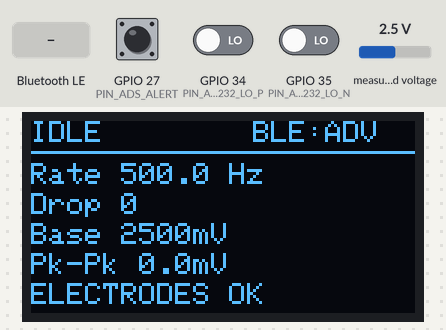
A sketch run on a simulated ESP32. Parts: 128×64 one-colour display. Wiring (inferred from the names in the program): ADS1115 converter at I2C address 0x48. The inputs (shaded band) are chosen by the test bench; at power-on: GPIO 34 (PIN_AD8232_LO_P) LOW, GPIO 35 (PIN_AD8232_LO_N) LOW, GPIO 27 (PIN_ADS_ALERT) HIGH, measured voltage 2.5 V. Nothing arrives over Bluetooth unless stated; a phone connects over Bluetooth LE 3 s after start; what the sketch prints to the serial monitor is not drawn.

Above: at 3.3 s.
3.4 s: GPIO 34 (PIN_AD8232_LO_P) driven HIGH
At 4.0 s:
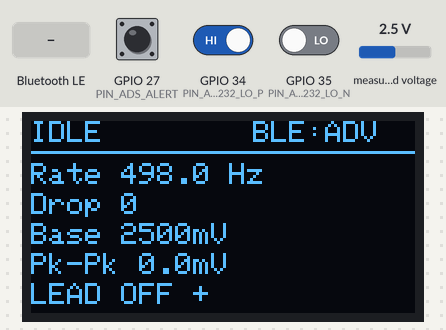
6.4 s: GPIO 35 (PIN_AD8232_LO_N) driven HIGH
At 6.9 s:
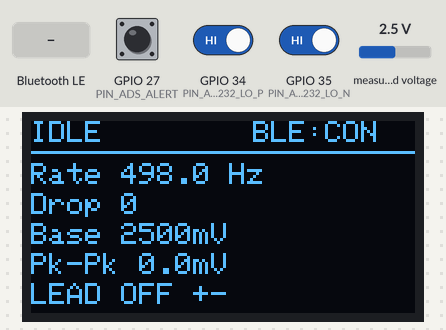
9.4 s: GPIO 34 (PIN_AD8232_LO_P) driven LOW
At 10.39 s:
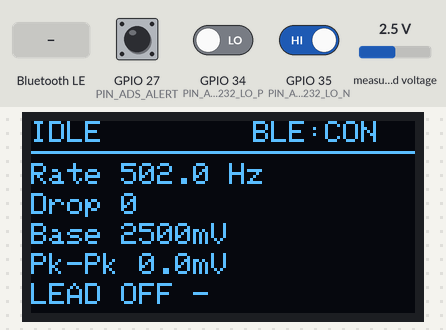
12.4 s: GPIO 35 (PIN_AD8232_LO_N) driven LOW
At 15.3 s:
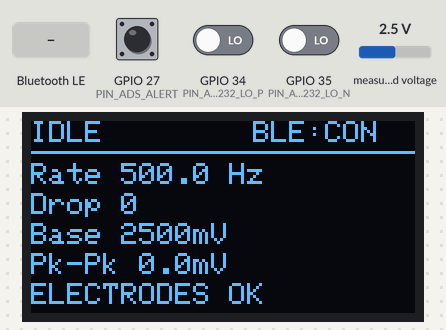
15.4 s: Bluetooth LE write "n" received
18.4 s: GPIO 34 (PIN_AD8232_LO_P) driven HIGH
At 18.68 s:
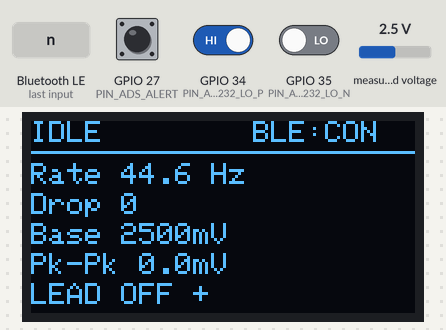
Timing chart, 0 to 20.9 s (numbered marks = the images above; inputs shaded):
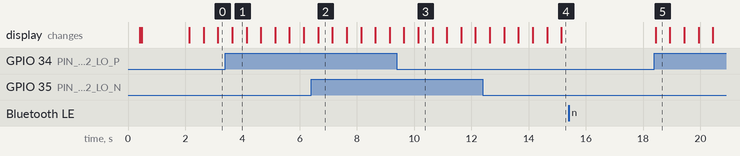

Measured:
- after the input at 3.4 s, the display: changes after 0.24 s (image 1)
- after the input at 9.4 s, the display: first changes after 0.24 s (image 3 shows a later state)
- after the input at 12.4 s, the display: first changes after 0.24 s (image 4 shows a later state)
- after the input at 15.4 s, every drawn part: stays the same
- after the input at 18.4 s, the display: changes at once (image 5)
- what the display in image 1 shows lasts 0.5 s, from 3.6 s to 4.1 s

The sketch:

ASV_Firmware.ino
```cpp
/**
 * ============================================================================
 *  ASV - A Silent Voice
 *  ESP32 EMG acquisition firmware  --  ARDUINO IDE BUILD
 * ============================================================================
 *
 *  Chain:  jaw/facial electrodes -> AD8232 -> ADS1115 (A0) -> ESP32 -> USB CSV
 *                                                                  \-> BLE status
 *
 *  Board  : ESP32 Dev Module (DOIT ESP32 DEVKIT V1)
 *  Serial : 921600 baud
 *  Libs   : Adafruit SSD1306, Adafruit GFX  (ADS1115 is driven directly here)
 *
 *  Read docs/ARDUINO_IDE_SETUP.md before flashing - the partition scheme
 *  MUST be changed or the BLE build will not fit.
 *
 *  Type 'h' in the Serial Monitor for the command list.
 * ============================================================================
 */

#include <Arduino.h>
#include <Wire.h>

#include "asv_config.h"
#include "asv_adc.h"
#include "asv_oled.h"
#include "asv_ble.h"
#include "asv_diag.h"

// ============================================================================
// RUNTIME STATE
// ============================================================================
static bool     g_streaming   = false;
static bool     g_monitor     = false;
static bool     g_adcOk       = false;

// OLED word prediction show state
static char     g_predictedWord[16] = "";
static uint32_t g_predictionShowUntilMs = 0;
static bool     g_readingWord = false;
static char     g_serialBuf[32];
static uint8_t  g_serialIdx = 0;

static uint32_t g_lastUiMs    = 0;
static uint32_t g_lastBleMs   = 0;
static uint32_t g_lastMonMs   = 0;

// rolling window used for the measured-rate / peak-to-peak readouts
static uint32_t g_winStartMs  = 0;
static uint32_t g_winCount    = 0;
static double   g_winSum      = 0;
static int16_t  g_winMin      = 32767;
static int16_t  g_winMax      = -32768;
static float    g_measuredHz  = 0;
static float    g_baselineMv  = 0;
static float    g_ppMv        = 0;
static int16_t  g_lastValue   = 0;
static uint16_t g_lastFlags   = 0;
static uint32_t g_totalOut    = 0;

// ============================================================================
// HELPERS
// ============================================================================
static void printBanner() {
  Serial.println();
  Serial.println(F("============================================================"));
  Serial.println(F("  ASV - A SILENT VOICE   |   EMG ACQUISITION FIRMWARE"));
  Serial.println(F("============================================================"));
  Serial.print  (F("  firmware   : ")); Serial.println(F(ASV_FW_VERSION));
  Serial.print  (F("  build      : ")); Serial.print(F(__DATE__)); Serial.print(' '); Serial.println(F(__TIME__));
  Serial.print  (F("  chip       : ")); Serial.print(ESP.getChipModel());
  Serial.print  (F(" rev ")); Serial.print(ESP.getChipRevision());
  Serial.print  (F(", ")); Serial.print(ESP.getCpuFreqMHz()); Serial.println(F(" MHz"));
  Serial.print  (F("  free heap  : ")); Serial.println(ESP.getFreeHeap());
  Serial.print  (F("  ADC bus    : SDA=GPIO")); Serial.print(PIN_I2C_SDA);
  Serial.print  (F(" SCL=GPIO")); Serial.print(PIN_I2C_SCL);
  Serial.print  (F(" @ ")); Serial.print(I2C_FREQ_HZ / 1000); Serial.println(F(" kHz"));
#if ASV_ENABLE_OLED && ASV_OLED_ON_SECOND_BUS
  Serial.print  (F("  OLED bus   : SDA=GPIO")); Serial.print(PIN_I2C1_SDA);
  Serial.print  (F(" SCL=GPIO")); Serial.print(PIN_I2C1_SCL);
  Serial.print  (F(" @ ")); Serial.print(I2C1_FREQ_HZ / 1000); Serial.println(F(" kHz"));
#endif
  Serial.print  (F("  ALRT/RDY   : GPIO")); Serial.println(PIN_ADS_ALERT);
#if ASV_HAS_AD8232
  Serial.print  (F("  AD8232 LO  : LO+=GPIO")); Serial.print(PIN_AD8232_LO_P);
  Serial.print  (F("  LO-=GPIO")); Serial.println(PIN_AD8232_LO_N);
#endif
  Serial.println(F("============================================================"));
}

static void printStatusLine() {
  AsvAdcStats *st = asvAdcStats();
  Serial.print(F("[STATUS] "));
  Serial.print(g_streaming ? F("STREAMING") : F("IDLE"));
  Serial.print(F(" | mode=")); Serial.print(asvAdcModeName());
  Serial.print(F(" | rate=")); Serial.print(g_measuredHz, 1); Serial.print(F("Hz"));
  Serial.print(F(" | base=")); Serial.print(g_baselineMv, 1); Serial.print(F("mV"));
  Serial.print(F(" | pp=")); Serial.print(g_ppMv, 2); Serial.print(F("mV"));
  Serial.print(F(" | drops=")); Serial.print(st->dropped);
  Serial.print(F(" | i2cerr=")); Serial.print(st->i2c_errors);
  Serial.print(F(" | ble=")); Serial.print(asvBleStateName());
  Serial.print(F(" | leadoff="));
  Serial.print((g_lastFlags & ASV_FLAG_LO_P) ? F("+") : F("."));
  Serial.print((g_lastFlags & ASV_FLAG_LO_N) ? F("-") : F("."));
  Serial.println();
}

static void streamHeader() {
  // Lines starting with '#' are ignored by ml/acquisition/serial_reader.py
  Serial.println();
  Serial.print(F("# ASV_STREAM v2 ts_unit=us channels="));
  Serial.print(ASV_NUM_CHANNELS);
  Serial.print(F(" fs="));
  Serial.print(asvAdcMode() == ASV_MODE_RDY_IRQ ? ASV_SPS : ASV_POLL_FALLBACK_HZ);
  Serial.print(F(" uv_per_lsb="));
  Serial.print(asvAdcVoltsPerLsb() * 1e6f, 4);
  Serial.print(F(" mode="));
  Serial.println(asvAdcMode() == ASV_MODE_RDY_IRQ ? F("rdy_irq") : F("polled"));
  Serial.println(F("# columns: timestamp_us,ch0_counts"));
  Serial.println(F("--- START DATA ---"));
}

static void startStream() {
  if (g_streaming) return;
  g_monitor = false;
  asvAdcResetStats();
  AsvSample junk;
  while (asvAdcPop(junk)) {}
  g_totalOut = 0;
  streamHeader();
  g_streaming = true;
}

static void stopStream() {
  if (!g_streaming) return;
  g_streaming = false;
  Serial.println(F("--- END DATA ---"));
  AsvAdcStats *st = asvAdcStats();
  Serial.print(F("# samples_out=")); Serial.print(g_totalOut);
  Serial.print(F(" produced=")); Serial.print(st->produced);
  Serial.print(F(" dropped=")); Serial.print(st->dropped);
  Serial.print(F(" i2c_errors=")); Serial.print(st->i2c_errors);
  Serial.print(F(" dt_min_us=")); Serial.print(st->min_dt_us == 0xFFFFFFFF ? 0 : st->min_dt_us);
  Serial.print(F(" dt_max_us=")); Serial.println(st->max_dt_us);
  Serial.println();
}

// ============================================================================
// UTTERANCE CAPTURE (BLE)
// ============================================================================
// The app asks for one utterance ('c'), we buffer it here as samples drain out
// of the ADC ring, then burst it over BLE. This is what makes the device usable
// with only a phone: no USB link, and no classifier on the ESP32 either - the
// phone owns the model. Continuous BLE streaming still does not work and is not
// what this does; see asv_config.h.
static int16_t  g_capBuf[ASV_CAPTURE_MAX_SAMPLES];
static uint16_t g_capCount   = 0;
static uint16_t g_capTarget  = 0;
static bool     g_capturing  = false;

static void startCapture() {
  if (g_capturing) return;
  g_capTarget = (uint16_t)(ASV_CAPTURE_SECONDS * ASV_SPS);
  if (g_capTarget > ASV_CAPTURE_MAX_SAMPLES) g_capTarget = ASV_CAPTURE_MAX_SAMPLES;
  g_capCount  = 0;
  g_capturing = true;
  Serial.print(F("[CAP] capturing "));
  Serial.print(g_capTarget);
  Serial.println(F(" samples"));
}

// Called once the buffer is full. Sends on core 0; the sampler keeps running on
// core 1 throughout, so the next capture is unaffected.
static void finishCapture() {
  g_capturing = false;
  Serial.print(F("[CAP] sending "));
  Serial.print(g_capCount);
  Serial.println(F(" samples over BLE"));
  asvBleSendCapture(g_capBuf, g_capCount, (uint16_t)ASV_SPS);
  Serial.println(F("[CAP] done"));
}

// ============================================================================
// COMMANDS
// ============================================================================
static void handleCommand(char c) {
  switch (c) {
    case 'h': case 'H': asvDiagPrintHelp(); break;

    case 't': case 'T':
      stopStream();
      asvDiagRunSelfTest();
      break;

    case 'i': case 'I':
      asvDiagI2cScan(Wire, "bus A (ADS1115)", PIN_I2C_SDA, PIN_I2C_SCL);
#if ASV_ENABLE_OLED && ASV_OLED_ON_SECOND_BUS
      asvDiagI2cScan(Wire1, "bus B (OLED)", PIN_I2C1_SDA, PIN_I2C1_SCL);
#endif
      break;

    case 'n': case 'N': {
      stopStream();
      Serial.println(F("\n[NOISE] Measuring for 3 s - stay completely still..."));
      AsvSignalStats s = asvDiagMeasureSignal(3000);
      asvDiagPrintSignalStats(s);
      asvDiagRecommendGain(s);
      asvDiagPrintLeadOff();
      Serial.println();
      break;
    }

    case 'm': case 'M':
      stopStream();
      g_monitor = !g_monitor;
      Serial.println(g_monitor ? F("[MON] live monitor ON") : F("[MON] live monitor OFF"));
      break;

    case 's': case 'S': startStream(); break;
    case 'x': case 'X': stopStream();  break;

    // Capture one utterance and burst it to the app over BLE. Needs samples
    // flowing, which is what the sampler does regardless of streaming state.
    case 'c': case 'C': startCapture(); break;

    case 'g': case 'G': {
      uint8_t next = (asvAdcGetGain() + 1) % 6;
      asvAdcSetGain(next);
      Serial.print(F("[ADC] gain -> "));
      Serial.println(asvAdcGainName());
      break;
    }

    case 'o': case 'O':
      asvOledSetEnabled(!asvOledEnabled());
      Serial.println(asvOledEnabled() ? F("[OLED] enabled") : F("[OLED] disabled"));
      break;

    case 'r': case 'R':
      asvAdcResetStats();
      g_totalOut = 0;
      Serial.println(F("[STATS] counters reset"));
      break;

    case 'w': case 'W': {
      // Fires a word up the BLE word channel so the app's display + speech path
      // can be verified without a trained classifier. Cycles the vocabulary.
      static const char *kWords[] = { "hi", "yes", "no", "help", "rest" };
      static uint8_t idx = 0;
      const char *w = kWords[idx];
      idx = (idx + 1) % 5;
      asvBleNotifyWord(w, 88);
      Serial.print(F("[BLE] word -> "));
      Serial.println(w);
      break;
    }

    case '?': printStatusLine(); break;

    default: break;   // ignore CR/LF and stray bytes
  }
}

// ============================================================================
// SETUP
// ============================================================================
void setup() {
  Serial.setTxBufferSize(ASV_SERIAL_TX_BUF);
  Serial.begin(ASV_SERIAL_BAUD);
  delay(400);

  printBanner();

  // ---- OLED first so it can show progress -----------------------------------
#if ASV_ENABLE_OLED
  Serial.println(F("[BOOT] OLED..."));
  if (asvOledBegin()) {
    Serial.println(F("[BOOT] OLED ready"));
    asvOledSplash();
  } else {
    Serial.println(F("[BOOT] OLED NOT FOUND (continuing without display)"));
  }
#endif

  // ---- ADS1115 ---------------------------------------------------------------
  Serial.println(F("[BOOT] ADS1115..."));
  g_adcOk = asvAdcBegin();
  if (!g_adcOk) {
    Serial.println(F("[BOOT] *** ADS1115 NOT RESPONDING AT 0x48 ***"));
    Serial.println(F("       Check: VDD->3.3V, GND->GND, SDA->GPIO21, SCL->GPIO22,"));
    Serial.println(F("              ADDR->GND, and that both boards share a ground."));
    asvOledMessage("ADS1115 MISSING", "check I2C wiring");
  } else {
    Serial.println(F("[BOOT] ADS1115 configured (continuous, 860 SPS)"));
    Serial.print  (F("[BOOT] gain: ")); Serial.println(asvAdcGainName());

    Serial.println(F("[BOOT] probing ALRT/RDY line..."));
    AsvMode m = asvAdcSelectMode();
    Serial.print(F("[BOOT] sampling mode: "));
    Serial.println(asvAdcModeName());
    if (m == ASV_MODE_POLLED)
      Serial.println(F("[BOOT] tip: wire ADS1115 ALRT -> GPIO27 for hardware-paced 860 SPS"));

    asvAdcStartSampler();
    Serial.println(F("[BOOT] sampler task running on core 1 (priority 5)"));
  }

  // ---- BLE -------------------------------------------------------------------
#if ASV_ENABLE_BLE
  Serial.println(F("[BOOT] BLE..."));
  asvBleBegin();
#endif

  delay(300);
  asvDiagRunSelfTest();
  asvDiagPrintHelp();

  g_winStartMs = millis();
}

// ============================================================================
// LOOP  (runs on core 0 - the sampler owns core 1)
// ============================================================================
void loop() {
  // ---- commands --------------------------------------------------------------
  while (Serial.available()) {
    char c = (char)Serial.read();
    if (g_readingWord) {
      if (c == '\n' || c == '\r') {
        g_serialBuf[g_serialIdx] = '\0';
        g_readingWord = false;
        if (g_serialIdx > 0) {
          strncpy(g_predictedWord, g_serialBuf, sizeof(g_predictedWord) - 1);
          g_predictedWord[sizeof(g_predictedWord) - 1] = '\0';
          g_predictionShowUntilMs = millis() + 2000; // Show for 2 seconds
          // Whatever the OLED shows, the app shows too. The PC runs the model
          // and pushes its result here with "w<word>\n"; this is the single
          // point where a recognised word becomes visible, on both screens.
          asvBleNotifyWord(g_predictedWord, 90);
        }
      } else if (g_serialIdx < sizeof(g_serialBuf) - 1) {
        g_serialBuf[g_serialIdx++] = c;
      }
    } else {
      if (c == 'w' || c == 'W') {
        g_readingWord = true;
        g_serialIdx = 0;
      } else {
        handleCommand(c);
      }
    }
  }
  char bc = asvBleTakeCommand();
  if (bc) handleCommand(bc);

  // ---- drain the ring --------------------------------------------------------
  // Bounded per pass so the UI/BLE work below never starves.
  uint32_t budget = 512;
  AsvSample s;
  while (budget-- && asvAdcPop(s)) {
    g_lastValue = s.v;
    g_lastFlags = s.flags;

    g_winCount++;
    g_winSum += s.v;
    if (s.v < g_winMin) g_winMin = s.v;
    if (s.v > g_winMax) g_winMax = s.v;

    if (g_capturing && g_capCount < g_capTarget) {
      g_capBuf[g_capCount++] = s.v;
    }

    if (g_streaming) {
      char buf[24];
      int n = snprintf(buf, sizeof(buf), "%lu,%d\n", (unsigned long)s.t_us, (int)s.v);
      Serial.write((const uint8_t *)buf, n);
      g_totalOut++;
    }
  }

  // Send outside the drain loop so the ring keeps emptying while we buffer.
  if (g_capturing && g_capCount >= g_capTarget) finishCapture();

  uint32_t now = millis();

  // ---- rolling stats every 500 ms -------------------------------------------
  if (now - g_winStartMs >= 500) {
    float dt = (now - g_winStartMs) / 1000.0f;
    g_measuredHz = g_winCount / dt;
    if (g_winCount) {
      float vpl_mv = asvAdcVoltsPerLsb() * 1000.0f;
      g_baselineMv = (float)(g_winSum / g_winCount) * vpl_mv;
      g_ppMv       = (float)(g_winMax - g_winMin) * vpl_mv;
    }
    g_winStartMs = now;
    g_winCount = 0;
    g_winSum = 0;
    g_winMin = 32767;
    g_winMax = -32768;
  }

  // ---- human-readable monitor -----------------------------------------------
  if (g_monitor && now - g_lastMonMs >= 200) {
    g_lastMonMs = now;
    Serial.print(F("[MON] raw="));
    Serial.print(g_lastValue);
    Serial.print(F("  "));
    Serial.print(g_lastValue * asvAdcVoltsPerLsb() * 1000.0f, 2);
    Serial.print(F(" mV | rate="));
    Serial.print(g_measuredHz, 1);
    Serial.print(F(" Hz | pp="));
    Serial.print(g_ppMv, 2);
    Serial.print(F(" mV | lead="));
    Serial.print((g_lastFlags & ASV_FLAG_LO_P) ? F("OFF+") : F("ok+"));
    Serial.print((g_lastFlags & ASV_FLAG_LO_N) ? F(" OFF-") : F(" ok-"));
    Serial.println();
  }

  // ---- OLED (second I2C bus - never blocks the ADC) --------------------------
#if ASV_ENABLE_OLED
  if (now < g_predictionShowUntilMs) {
    static uint32_t lastPredRenderMs = 0;
    if (now - lastPredRenderMs >= 100) {
      lastPredRenderMs = now;
      asvOledShowPrediction(g_predictedWord);
    }
    // Force immediate status refresh once the prediction screen hides
    g_lastUiMs = now - OLED_REFRESH_MS;
  } else if (now - g_lastUiMs >= OLED_REFRESH_MS) {
    g_lastUiMs = now;
    AsvUiState ui;
    ui.ble_connected = asvBleConnected();
    ui.adc_ok        = g_adcOk;
    ui.streaming     = g_streaming;
    ui.measured_hz   = g_measuredHz;
    ui.dropped       = asvAdcStats()->dropped;
    ui.baseline_mv   = g_baselineMv;
    ui.pp_mv         = g_ppMv;
    ui.lead_off_p    = (g_lastFlags & ASV_FLAG_LO_P) != 0;
    ui.lead_off_n    = (g_lastFlags & ASV_FLAG_LO_N) != 0;
    ui.mode          = asvAdcModeName();
    asvOledStatus(ui);
  }
#endif

  // ---- BLE status ------------------------------------------------------------
#if ASV_ENABLE_BLE
  if (now - g_lastBleMs >= ASV_BLE_NOTIFY_MS) {
    g_lastBleMs = now;
    if (asvBleConnected()) {
      AsvBleStatus b;
      b.streaming       = g_streaming;
      b.adc_ok          = g_adcOk;
      b.lead_off_p      = (g_lastFlags & ASV_FLAG_LO_P) != 0;
      b.lead_off_n      = (g_lastFlags & ASV_FLAG_LO_N) != 0;
      b.rate_hz         = g_measuredHz;
      b.sample_count    = asvAdcStats()->produced;
      b.dropped         = asvAdcStats()->dropped;
      b.baseline_counts = (int16_t)(g_baselineMv / (asvAdcVoltsPerLsb() * 1000.0f));
      b.pp_counts       = (uint16_t)(g_ppMv / (asvAdcVoltsPerLsb() * 1000.0f));
      b.last_value      = g_lastValue;
      asvBleNotify(b);
    }
  }
#endif

  // Yield to the idle task; sampling is unaffected (it lives on core 1).
  if (!g_streaming) delay(1);
}
```

asv_diag.h
```cpp
/**
 * asv_diag.h -- Hardware bring-up self-test.
 * Answers one question: "is every link in the chain actually working?"
 */
#pragma once
#include <Arduino.h>
#include "asv_config.h"

struct AsvSignalStats {
  uint32_t n;
  float    mean_counts;
  int16_t  min_counts;
  int16_t  max_counts;
  float    rms_ac_counts;    // RMS after removing DC -- this is your noise floor
  float    mean_mv;
  float    pp_mv;
  float    rms_ac_uv;
  float    measured_hz;
  uint32_t lead_off_samples;
  bool     railed_low;
  bool     railed_high;
};

void  asvDiagI2cScan(TwoWire &bus, const char *label, int sda, int scl);
bool  asvDiagRunSelfTest();                      // prints a full PASS/FAIL report
AsvSignalStats asvDiagMeasureSignal(uint32_t ms);
void  asvDiagPrintSignalStats(const AsvSignalStats &s);
void  asvDiagRecommendGain(const AsvSignalStats &s);
void  asvDiagPrintLeadOff();
void  asvDiagPrintHelp();
```

Source omitted: asv_adc.cpp (11797 bytes), asv_adc.h (3026 bytes), asv_ble.cpp (7375 bytes), asv_ble.h (2183 bytes), asv_diag.cpp (11992 bytes), asv_oled.cpp (4174 bytes), asv_oled.h (832 bytes), asv_config.h (5890 bytes)
